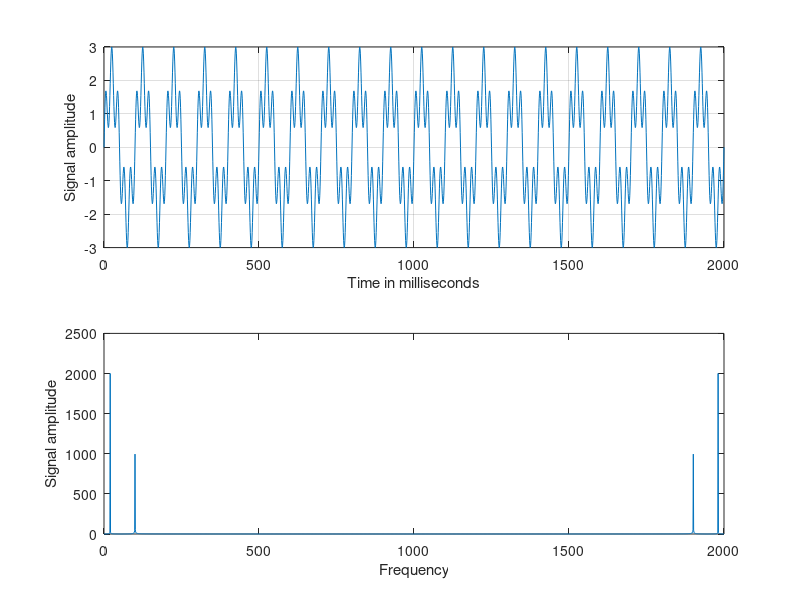

The MATLAB source for this figure:
t=0:0.001:2;

x=2*sin(20*pi*t) + sin(100*pi*t);
subplot(2,1,1)
plot(1000*t,x)
grid
xlabel("Time in milliseconds")
ylabel("Signal amplitude")

subplot(2,1,2)
y=fft(x);
plot(1000*t,abs(y))
xlabel("Frequency")
ylabel("Signal amplitude")